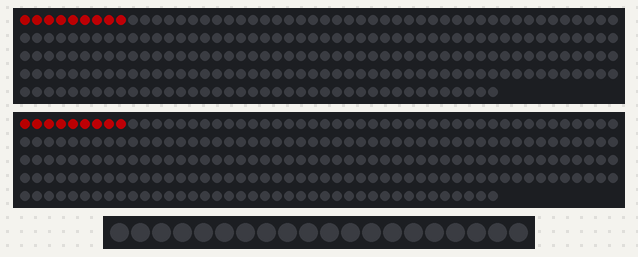
Bench run of a sketch on a simulated Arduino Leonardo, built with avr-gcc and run on an emulated ATmega32U4. Shown: 2 × 240 RGB LEDs in strip order, left to right, continuing on the next row, 20 RGB LEDs in strip order, left to right. Dim RGB values are drawn brighter than linear; colours are those a GRB WS2812 strip shows for the declared byte order; what the sketch prints to the serial monitor is not drawn.

Above: at 0.45 s.
At 4.41 s:
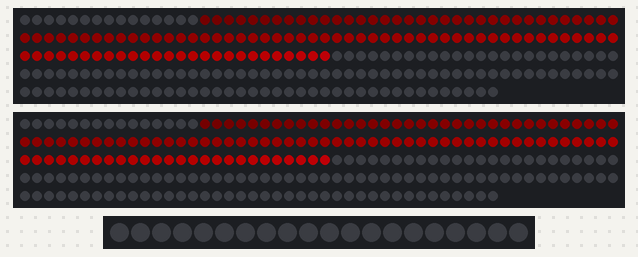
At 10.19 s:
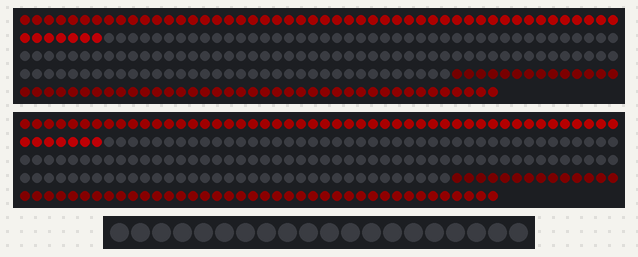
At 19.93 s:
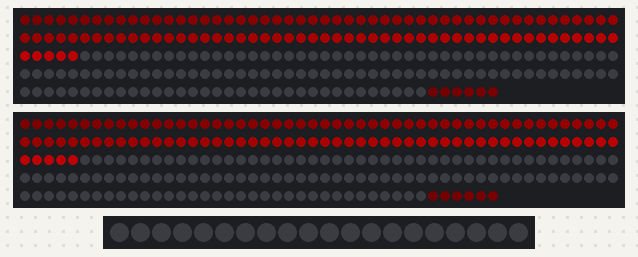
At 29.68 s:
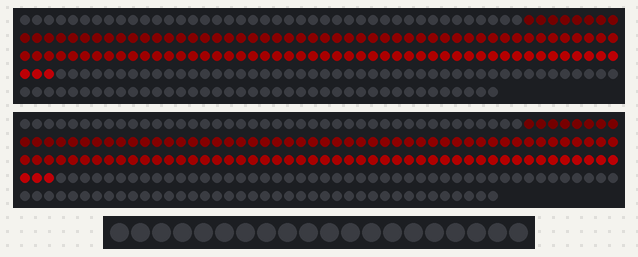
At 39.73 s:
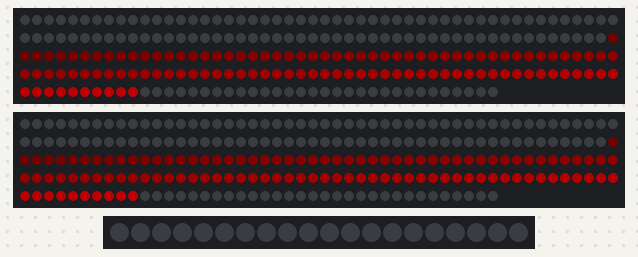

The sketch:

MushRoom.ino
```cpp
#include "FastLED.h"

#include <Wire.h>
#include "Adafruit_MPR121.h"

#ifndef _BV
#define _BV(bit) (1 << (bit))
#endif

// You can have up to 4 on one i2c bus but one is enough for testing!
Adafruit_MPR121 cap = Adafruit_MPR121();

// Keeps track of the last pins touched
// so we know when buttons are 'released'
uint16_t lasttouched = 0;
uint16_t currtouched = 0;


// How many leds in your strip?
#define NUM_SIDES 240
#define NUM_MUSH 20

// For led chips like Neopixels, which have a data line, ground, and power, you just
// need to define DATA_PIN.  For led chipsets that are SPI based (four wires - data, clock,
// ground, and power), like the LPD8806, define both DATA_PIN and CLOCK_PIN
#define Left_PIN 3
#define Right_PIN 4
#define Mush_PIN 5

// Define the array of leds
CRGB ledsRight[NUM_SIDES];
CRGB ledsLeft[NUM_SIDES];
CRGB ledsMush[NUM_MUSH];

void setup() {
  // put your setup code here, to run once:
  Serial.begin(57600);

    while (!Serial) { // needed to keep leonardo/micro from starting too fast!
    delay(10);
  }

  Serial.println("resetting");

  LEDS.addLeds<WS2812,Left_PIN,RGB>(ledsLeft, NUM_SIDES);

  LEDS.addLeds<WS2812,Right_PIN,RGB>(ledsRight, NUM_SIDES);

  LEDS.addLeds<WS2812,Mush_PIN,RGB>(ledsMush, NUM_MUSH);

  LEDS.setBrightness(84);


  // Default address is 0x5A, if tied to 3.3V its 0x5B
  // If tied to SDA its 0x5C and if SCL then 0x5D
  if (!cap.begin(0x5A)) {
    Serial.println("MPR121 not found, check wiring?");
    while (1);
  }
  Serial.println("MPR121 found!");
}


void fadeall() {
  for(int i = 0; i < NUM_SIDES; i++)
    {
    ledsRight[i].nscale8(250);
    ledsLeft[i].nscale8(250);
    }
  }


void loop() {
  // put your main code here, to run repeatedly:


  AisleLight(100);


}

void AisleLight(int Hue)
{

  for(int i=0; i< NUM_SIDES; i++)
  {
    ledsRight[i] = CHSV(Hue, 255, 255);
    ledsLeft[i] = CHSV(Hue, 255, 255);

    FastLED.show();

    fadeall();
    // Wait a little bit before we loop around and do it again
    delay(10);
  }
}


void ReadSensor()
{
  // Get the currently touched pads
  currtouched = cap.touched();

  for (uint8_t i=0; i<12; i++) {
    // it if *is* touched and *wasnt* touched before, alert!
    if ((currtouched & _BV(i)) && !(lasttouched & _BV(i)) ) {
      Serial.print(i); Serial.println(" touched");
    }
    // if it *was* touched and now *isnt*, alert!
    if (!(currtouched & _BV(i)) && (lasttouched & _BV(i)) ) {
      Serial.print(i); Serial.println(" released");
    }
  }

  // reset our state
  lasttouched = currtouched;
}
```
